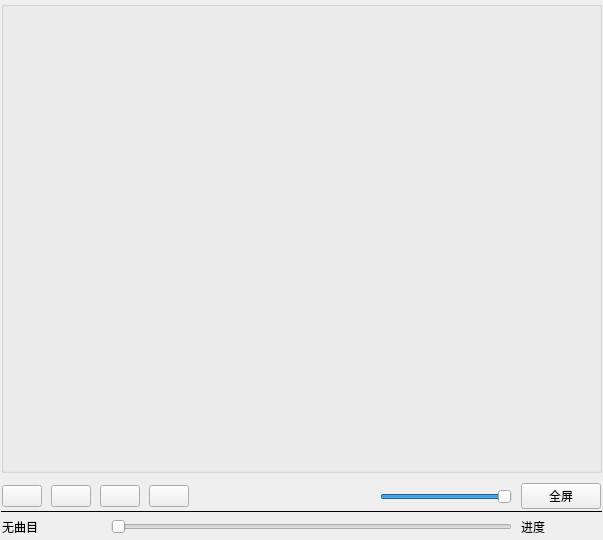
<?xml version="1.0" encoding="UTF-8"?>
<ui version="4.0">
 <class>MainWindow</class>
 <widget class="QMainWindow" name="MainWindow">
  <property name="geometry">
   <rect>
    <x>0</x>
    <y>0</y>
    <width>603</width>
    <height>540</height>
   </rect>
  </property>
  <property name="windowTitle">
   <string>视频播放器</string>
  </property>
  <widget class="QWidget" name="centralWidget">
   <layout class="QVBoxLayout" name="verticalLayout_2">
    <property name="spacing">
     <number>1</number>
    </property>
    <property name="leftMargin">
     <number>1</number>
    </property>
    <property name="topMargin">
     <number>1</number>
    </property>
    <property name="rightMargin">
     <number>1</number>
    </property>
    <property name="bottomMargin">
     <number>1</number>
    </property>
    <item>
     <widget class="QGroupBox" name="groupBox">
      <property name="title">
       <string/>
      </property>
      <layout class="QVBoxLayout" name="verticalLayout">
       <property name="spacing">
        <number>1</number>
       </property>
       <property name="leftMargin">
        <number>1</number>
       </property>
       <property name="topMargin">
        <number>1</number>
       </property>
       <property name="rightMargin">
        <number>1</number>
       </property>
       <property name="bottomMargin">
        <number>1</number>
       </property>
       <item>
        <widget class="QmyVideoWidget" name="videoWidget" native="true"/>
       </item>
      </layout>
     </widget>
    </item>
    <item>
     <widget class="QWidget" name="widget" native="true">
      <property name="minimumSize">
       <size>
        <width>0</width>
        <height>35</height>
       </size>
      </property>
      <property name="maximumSize">
       <size>
        <width>16777215</width>
        <height>25</height>
       </size>
      </property>
      <layout class="QHBoxLayout" name="horizontalLayout">
       <property name="spacing">
        <number>9</number>
       </property>
       <property name="leftMargin">
        <number>1</number>
       </property>
       <property name="topMargin">
        <number>1</number>
       </property>
       <property name="rightMargin">
        <number>1</number>
       </property>
       <property name="bottomMargin">
        <number>1</number>
       </property>
       <item>
        <widget class="QPushButton" name="btnAdd">
         <property name="text">
          <string/>
         </property>
         <property name="icon">
          <iconset resource="res.qrc">
           <normaloff>:/images/images/001.GIF</normaloff>:/images/images/001.GIF</iconset>
         </property>
        </widget>
       </item>
       <item>
        <widget class="QPushButton" name="btnPlay">
         <property name="text">
          <string/>
         </property>
         <property name="icon">
          <iconset resource="res.qrc">
           <normaloff>:/images/images/620.bmp</normaloff>:/images/images/620.bmp</iconset>
         </property>
        </widget>
       </item>
       <item>
        <widget class="QPushButton" name="btnPause">
         <property name="text">
          <string/>
         </property>
         <property name="icon">
          <iconset resource="res.qrc">
           <normaloff>:/images/images/622.bmp</normaloff>:/images/images/622.bmp</iconset>
         </property>
        </widget>
       </item>
       <item>
        <widget class="QPushButton" name="btnStop">
         <property name="text">
          <string/>
         </property>
         <property name="icon">
          <iconset resource="res.qrc">
           <normaloff>:/images/images/624.bmp</normaloff>:/images/images/624.bmp</iconset>
         </property>
        </widget>
       </item>
       <item>
        <spacer name="horizontalSpacer">
         <property name="orientation">
          <enum>Qt::Horizontal</enum>
         </property>
         <property name="sizeHint" stdset="0">
          <size>
           <width>40</width>
           <height>20</height>
          </size>
         </property>
        </spacer>
       </item>
       <item>
        <widget class="QPushButton" name="btnSound">
         <property name="text">
          <string/>
         </property>
         <property name="icon">
          <iconset resource="res.qrc">
           <normaloff>:/images/images/volumn.bmp</normaloff>:/images/images/volumn.bmp</iconset>
         </property>
         <property name="flat">
          <bool>true</bool>
         </property>
        </widget>
       </item>
       <item>
        <widget class="QSlider" name="sliderVolumn">
         <property name="maximum">
          <number>100</number>
         </property>
         <property name="value">
          <number>100</number>
         </property>
         <property name="orientation">
          <enum>Qt::Horizontal</enum>
         </property>
        </widget>
       </item>
       <item>
        <widget class="QPushButton" name="pushButton">
         <property name="text">
          <string>全屏</string>
         </property>
         <property name="icon">
          <iconset resource="res.qrc">
           <normaloff>:/images/images/237.GIF</normaloff>:/images/images/237.GIF</iconset>
         </property>
        </widget>
       </item>
      </layout>
     </widget>
    </item>
    <item>
     <widget class="Line" name="line">
      <property name="frameShadow">
       <enum>QFrame::Plain</enum>
      </property>
      <property name="orientation">
       <enum>Qt::Horizontal</enum>
      </property>
     </widget>
    </item>
    <item>
     <widget class="QWidget" name="widget_2" native="true">
      <property name="maximumSize">
       <size>
        <width>16777215</width>
        <height>25</height>
       </size>
      </property>
      <layout class="QHBoxLayout" name="horizontalLayout_2">
       <property name="spacing">
        <number>9</number>
       </property>
       <property name="leftMargin">
        <number>1</number>
       </property>
       <property name="topMargin">
        <number>1</number>
       </property>
       <property name="rightMargin">
        <number>1</number>
       </property>
       <property name="bottomMargin">
        <number>1</number>
       </property>
       <item>
        <widget class="QLabel" name="LabCurMedia">
         <property name="minimumSize">
          <size>
           <width>100</width>
           <height>0</height>
          </size>
         </property>
         <property name="text">
          <string>无曲目</string>
         </property>
        </widget>
       </item>
       <item>
        <widget class="QSlider" name="sliderPosition">
         <property name="tracking">
          <bool>false</bool>
         </property>
         <property name="orientation">
          <enum>Qt::Horizontal</enum>
         </property>
        </widget>
       </item>
       <item>
        <widget class="QLabel" name="LabRatio">
         <property name="minimumSize">
          <size>
           <width>80</width>
           <height>0</height>
          </size>
         </property>
         <property name="text">
          <string>进度</string>
         </property>
        </widget>
       </item>
      </layout>
     </widget>
    </item>
   </layout>
  </widget>
 </widget>
 <layoutdefault spacing="6" margin="11"/>
 <customwidgets>
  <customwidget>
   <class>QmyVideoWidget</class>
   <extends>QWidget</extends>
   <header location="global">qmyvideowidget.h</header>
   <container>1</container>
  </customwidget>
 </customwidgets>
 <resources>
  <include location="res.qrc"/>
 </resources>
 <connections/>
</ui>
